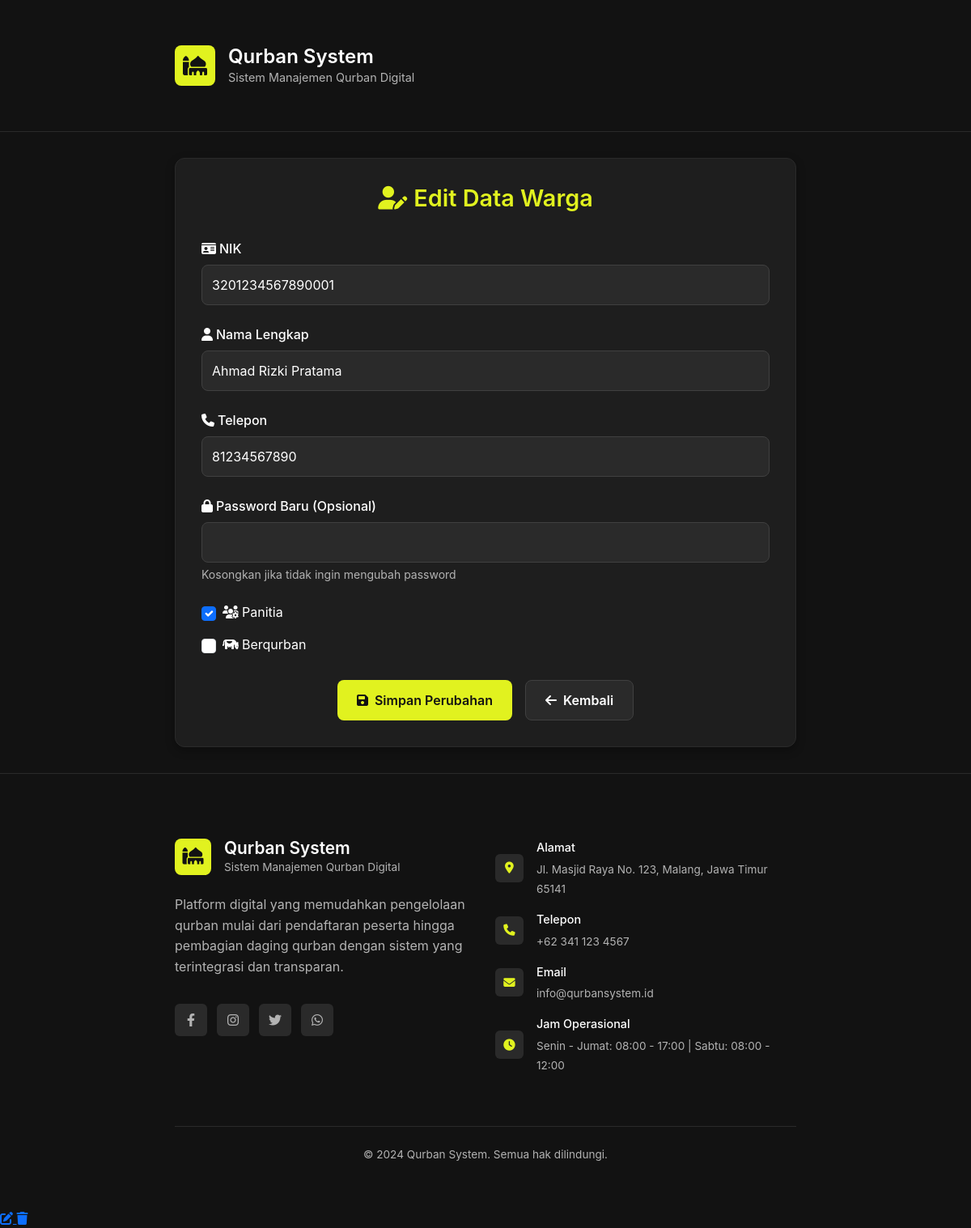
Screenshot of /data/edit_user.php?nik=3201234567890001 (signed in) with the database file from the repository.
### tables this page shows
CREATE TABLE `users` (
  `nik` varchar(16) NOT NULL,
  `nama` varchar(100) NOT NULL,
  `alamat` text,
  `telepon` varchar(20) DEFAULT NULL,
  `is_panitia` tinyint(1) DEFAULT '0',
  `is_berqurban` tinyint(1) DEFAULT '0',
  `role` enum('warga','admin') DEFAULT 'warga',
  `password` varchar(255) NOT NULL
);

### data/edit_user.php (the view, shortened to what this page needs)
<?php
require_once '../config/db.php';
$nik = $_GET['nik'] ?? '';
$user_data = null;
if (!empty($nik)) {
    $stmt = $conn->prepare("SELECT * FROM users WHERE nik = ?");
    $stmt->bind_param("s", $nik);
    $stmt->execute();
    $result = $stmt->get_result();
    if ($result->num_rows > 0) {
        $user_data = $result->fetch_assoc();
    } else {
        header("Location: users.php?error=user_not_found");
        exit;
    }
}
include '../template/header.php';
?>
<div class="container">
    <div class="form-container">
        <div class="form-header">
            <h4><i class="fas fa-user-edit me-2"></i>Edit Data Warga</h4>
        </div>
        <?php if ($user_data): ?>
            <form method="POST">
                <div class="form-group">
                    <label class="form-label" for="nik">
                        <i class="fas fa-id-card me-1"></i>NIK
                    </label>
                    <input type="text" class="form-control" id="nik" name="nik"
                        value="<?= htmlspecialchars($user_data['nik']) ?>"
                        required maxlength="16" pattern="[0-9]{16}">
                </div>
                <div class="form-group">
                    <label class="form-label" for="nama">
                        <i class="fas fa-user me-1"></i>Nama Lengkap
                    </label>
                    <input type="text" class="form-control" id="nama" name="nama"
                        value="<?= htmlspecialchars($user_data['nama']) ?>"
                        required maxlength="100">
                </div>
                <div class="form-group">
                    <label class="form-label" for="telepon">
                        <i class="fas fa-phone me-1"></i>Telepon
                    </label>
                    <input type="text" class="form-control" id="telepon" name="telepon"
                        value="<?= htmlspecialchars($user_data['telepon']) ?>"
                        required maxlength="15">
                </div>
                <div class="form-group">
                    <label class="form-label" for="password">
                        <i class="fas fa-lock me-1"></i>Password Baru (Opsional)
                    </label>
                    <input type="password" class="form-control" id="password" name="password"
                        minlength="6" maxlength="255">
                    <div class="password-note">
                        Kosongkan jika tidak ingin mengubah password
                    </div>
                </div>
                <div class="form-group">
                    <div class="form-check">
                        <input type="checkbox" class="form-check-input" id="is_panitia" name="is_panitia"
                            <?= $user_data['is_panitia'] ? 'checked' : '' ?>>
                        <label class="form-check-label" for="is_panitia">
                            <i class="fas fa-users-cog me-1"></i>Panitia
                        </label>
                    </div>
                    <div class="form-check">
                        <input type="checkbox" class="form-check-input" id="is_berqurban" name="is_berqurban"
                            <?= $user_data['is_berqurban'] ? 'checked' : '' ?>>
                        <label class="form-check-label" for="is_berqurban">
                            <i class="fas fa-cow me-1"></i>Berqurban
                        </label>
                    </div>
                </div>
                <div class="button-group">
                    <button type="submit" class="btn btn-primary">
                        <i class="fas fa-save"></i>
                        Simpan Perubahan
                    </button>
                    <a href="users.php" class="btn btn-secondary">
                        <i class="fas fa-arrow-left"></i>
                        Kembali
                    </a>
                </div>
            </form>
        <?php endif; ?>
    </div>
</div>
<?php include '../template/footer.php'; ?>
<td>
    <div class="action-buttons">
        <a href="edit_user.php?nik=<?= urlencode($row['nik']) ?>" class="btn-action btn-edit" title="Edit">
            <i class="fas fa-edit"></i>
        </a>
        <a href="#" class="btn-action btn-delete" title="Hapus" onclick="confirmDelete('<?= htmlspecialchars($row['nik'], ENT_QUOTES) ?>', '<?= htmlspecialchars($row['nama'], ENT_QUOTES) ?>')">
            <i class="fas fa-trash"></i>
        </a>
    </div>
</td>

### template/header.php (style rules this page uses)
:root { --primary-black: #121212; --accent-green: #e1f21f; --text-white: #ffffff; --text-light: #b3b3b3; --border-dark: #2a2a2a; --bg-light: #f8f9fa; }
* { margin: 0; padding: 0; box-sizing: border-box; }
body { font-family: 'Inter', sans-serif; background-color: var(--bg-light); min-height: 100vh; display: flex; flex-direction: column; }

### data/edit_user.php (style rules this page uses)
body { background: #121212; color: #ffffff; font-family: -apple-system, BlinkMacSystemFont, 'Segoe UI', Roboto, sans-serif; min-height: 100vh; }
.container { max-width: 800px; margin: 0 auto; padding: 2rem 1rem; }
.form-container { background: #1e1e1e; border-radius: 12px; padding: 2rem; border: 1px solid #2a2a2a; box-shadow: 0 4px 12px rgba(0, 0, 0, 0.3); }
.form-header { text-align: center; margin-bottom: 2rem; }
.form-header h4 { color: #e1f21f; font-size: 1.8rem; font-weight: 600; margin: 0; }
.form-group { margin-bottom: 1.5rem; }
.form-label { display: block; margin-bottom: 0.5rem; color: #ffffff; font-weight: 500; }
.form-control { width: 100%; padding: 0.75rem; background: #2a2a2a; border: 1px solid #404040; border-radius: 8px; color: #ffffff; font-size: 1rem; transition: all 0.3s ease; }
.form-check { display: flex; align-items: center; gap: 0.5rem; margin-bottom: 1rem; }
.form-check-input { width: 18px; height: 18px; accent-color: #e1f21f; }
.btn { padding: 0.75rem 1.5rem; border-radius: 8px; font-weight: 600; text-decoration: none; display: inline-flex; align-items: center; gap: 0.5rem; transition: all 0.3s ease; border: none; cursor: pointer; font-size: 1rem; }
.btn-primary { background: #e1f21f; color: #121212; }
.btn-secondary { background: #2a2a2a; color: #ffffff; border: 1px solid #404040; }
.button-group { display: flex; gap: 1rem; justify-content: center; margin-top: 2rem; }
.password-note { font-size: 0.875rem; color: #b3b3b3; margin-top: 0.25rem; }

### rows the page displays
users: nik "3201234567890001", nama "Ahmad Rizki Pratama", telepon "81234567890", is_panitia "☑"
